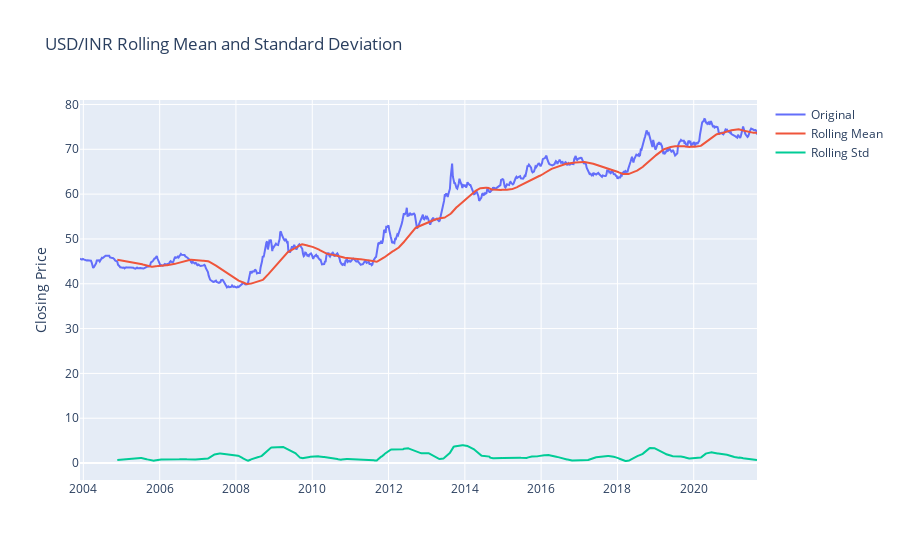

The notebook cell saved with this chart:
### Markdown cell above
#### Visualize the stationarity using rolling stats and check ADF test values

### Code cell
mfn.test_stationarity(weekly[0]['close'])

### Figure 1 — Plotly figure (JSON) as saved in the notebook; plotly's stock layout.template omitted (floating-point values rounded to 4 significant figures; data arrays with more than 128 entries replaced by an {"elided": "..."} marker saying what was removed)
{"data": [{"name": "Original", "type": "scatter", "x": {"elided": "927 str values"}, "y": {"elided": "927 float values"}}, {"name": "Rolling Mean", "type": "scatter", "x": {"elided": "927 str values"}, "y": {"elided": "927 float values"}}, {"name": "Rolling Std", "type": "scatter", "x": {"elided": "927 str values"}, "y": {"elided": "927 float values"}}], "layout": {"title": {"text": "USD/INR Rolling Mean and Standard Deviation"}, "width": 900, "yaxis": {"title": {"text": "Closing Price"}}}}
